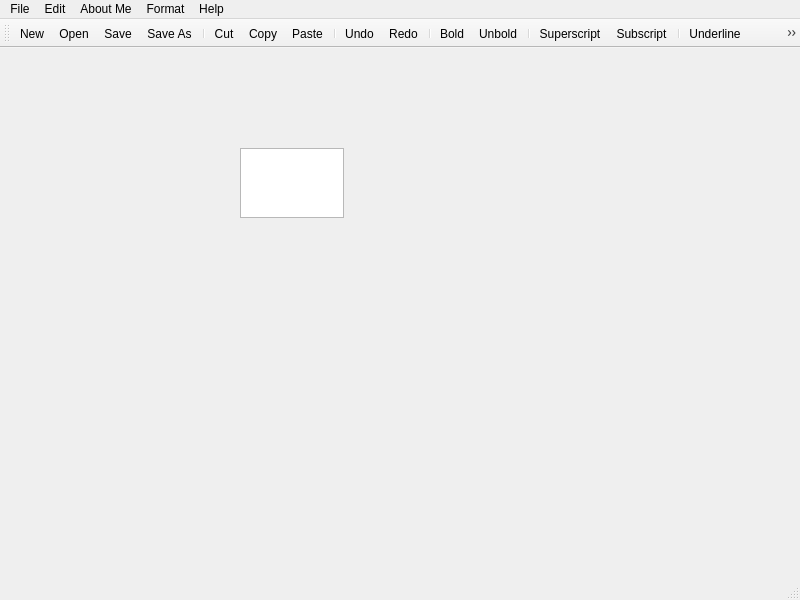
<?xml version="1.0" encoding="UTF-8"?>
<ui version="4.0">
 <class>MainWindow</class>
 <widget class="QMainWindow" name="MainWindow">
  <property name="geometry">
   <rect>
    <x>0</x>
    <y>0</y>
    <width>800</width>
    <height>600</height>
   </rect>
  </property>
  <property name="windowTitle">
   <string>MainWindow</string>
  </property>
  <widget class="QWidget" name="centralwidget">
   <widget class="QTextEdit" name="textEdit">
    <property name="geometry">
     <rect>
      <x>240</x>
      <y>100</y>
      <width>104</width>
      <height>70</height>
     </rect>
    </property>
   </widget>
  </widget>
  <widget class="QMenuBar" name="menubar">
   <property name="geometry">
    <rect>
     <x>0</x>
     <y>0</y>
     <width>800</width>
     <height>22</height>
    </rect>
   </property>
   <widget class="QMenu" name="menuFile">
    <property name="title">
     <string>File</string>
    </property>
    <addaction name="actionNew"/>
    <addaction name="actionOpen"/>
    <addaction name="separator"/>
    <addaction name="actionSave"/>
    <addaction name="actionSave_As"/>
   </widget>
   <widget class="QMenu" name="menuEdit">
    <property name="title">
     <string>Edit</string>
    </property>
    <addaction name="actionCut"/>
    <addaction name="actionCopy"/>
    <addaction name="actionPaste"/>
    <addaction name="separator"/>
    <addaction name="actionUndo"/>
    <addaction name="actionRedo"/>
   </widget>
   <widget class="QMenu" name="menuAbout_Me">
    <property name="title">
     <string>About Me</string>
    </property>
    <addaction name="actionAbout_Me"/>
   </widget>
   <widget class="QMenu" name="menuFormat">
    <property name="title">
     <string>Format</string>
    </property>
    <addaction name="actionBold"/>
    <addaction name="actionUnbold"/>
    <addaction name="actionUnderline"/>
    <addaction name="actionNo_underline"/>
    <addaction name="actionItalics"/>
    <addaction name="actionNormal"/>
    <addaction name="actionSuperscript"/>
    <addaction name="actionSubscript"/>
   </widget>
   <widget class="QMenu" name="menuHelp">
    <property name="title">
     <string>Help</string>
    </property>
    <addaction name="actionHelp"/>
    <addaction name="actionAbout_Textpad"/>
   </widget>
   <addaction name="menuFile"/>
   <addaction name="menuEdit"/>
   <addaction name="menuAbout_Me"/>
   <addaction name="menuFormat"/>
   <addaction name="menuHelp"/>
  </widget>
  <widget class="QStatusBar" name="statusbar"/>
  <widget class="QToolBar" name="toolBar">
   <property name="windowTitle">
    <string>toolBar</string>
   </property>
   <attribute name="toolBarArea">
    <enum>TopToolBarArea</enum>
   </attribute>
   <attribute name="toolBarBreak">
    <bool>false</bool>
   </attribute>
   <addaction name="actionNew"/>
   <addaction name="actionOpen"/>
   <addaction name="actionSave"/>
   <addaction name="actionSave_As"/>
   <addaction name="separator"/>
   <addaction name="actionCut"/>
   <addaction name="actionCopy"/>
   <addaction name="actionPaste"/>
   <addaction name="separator"/>
   <addaction name="actionUndo"/>
   <addaction name="actionRedo"/>
   <addaction name="separator"/>
   <addaction name="actionBold"/>
   <addaction name="actionUnbold"/>
   <addaction name="separator"/>
   <addaction name="actionSuperscript"/>
   <addaction name="actionSubscript"/>
   <addaction name="separator"/>
   <addaction name="actionUnderline"/>
   <addaction name="actionNo_underline"/>
   <addaction name="separator"/>
   <addaction name="actionItalics"/>
   <addaction name="actionNormal"/>
   <addaction name="separator"/>
   <addaction name="actionHelp"/>
   <addaction name="separator"/>
   <addaction name="actionAbout_Me"/>
  </widget>
  <action name="actionNew">
   <property name="icon">
    <iconset resource="Resource.qrc">
     <normaloff>:/rec/img/new.png</normaloff>:/rec/img/new.png</iconset>
   </property>
   <property name="text">
    <string>New</string>
   </property>
  </action>
  <action name="actionOpen">
   <property name="icon">
    <iconset resource="Resource.qrc">
     <normaloff>:/rec/img/share.png</normaloff>:/rec/img/share.png</iconset>
   </property>
   <property name="text">
    <string>Open</string>
   </property>
  </action>
  <action name="actionSave">
   <property name="icon">
    <iconset resource="Resource.qrc">
     <normaloff>:/rec/img/diskette.png</normaloff>:/rec/img/diskette.png</iconset>
   </property>
   <property name="text">
    <string>Save</string>
   </property>
  </action>
  <action name="actionSave_As">
   <property name="icon">
    <iconset resource="Resource.qrc">
     <normaloff>:/rec/img/save-as.png</normaloff>:/rec/img/save-as.png</iconset>
   </property>
   <property name="text">
    <string>Save As</string>
   </property>
  </action>
  <action name="actionCut">
   <property name="icon">
    <iconset resource="Resource.qrc">
     <normaloff>:/rec/img/cut.png</normaloff>:/rec/img/cut.png</iconset>
   </property>
   <property name="text">
    <string>Cut</string>
   </property>
  </action>
  <action name="actionCopy">
   <property name="icon">
    <iconset resource="Resource.qrc">
     <normaloff>:/rec/img/files.png</normaloff>:/rec/img/files.png</iconset>
   </property>
   <property name="text">
    <string>Copy</string>
   </property>
  </action>
  <action name="actionPaste">
   <property name="icon">
    <iconset resource="Resource.qrc">
     <normaloff>:/rec/img/paste.png</normaloff>:/rec/img/paste.png</iconset>
   </property>
   <property name="text">
    <string>Paste</string>
   </property>
  </action>
  <action name="actionUndo">
   <property name="icon">
    <iconset resource="Resource.qrc">
     <normaloff>:/rec/img/undo-arrow.png</normaloff>:/rec/img/undo-arrow.png</iconset>
   </property>
   <property name="text">
    <string>Undo</string>
   </property>
  </action>
  <action name="actionRedo">
   <property name="icon">
    <iconset resource="Resource.qrc">
     <normaloff>:/rec/img/redo-arrow-symbol.png</normaloff>:/rec/img/redo-arrow-symbol.png</iconset>
   </property>
   <property name="text">
    <string>Redo</string>
   </property>
  </action>
  <action name="actionAbout_Me">
   <property name="icon">
    <iconset resource="Resource.qrc">
     <normaloff>:/rec/img/information-button.png</normaloff>:/rec/img/information-button.png</iconset>
   </property>
   <property name="text">
    <string>About Me</string>
   </property>
  </action>
  <action name="actionBold">
   <property name="icon">
    <iconset resource="Resource.qrc">
     <normaloff>:/rec/img/icons8-bold-50.png</normaloff>:/rec/img/icons8-bold-50.png</iconset>
   </property>
   <property name="text">
    <string>Bold</string>
   </property>
  </action>
  <action name="actionUnbold">
   <property name="icon">
    <iconset resource="Resource.qrc">
     <normaloff>:/rec/img/icons8-bold-your-text-field-on-document-file-24.png</normaloff>:/rec/img/icons8-bold-your-text-field-on-document-file-24.png</iconset>
   </property>
   <property name="text">
    <string>Unbold</string>
   </property>
  </action>
  <action name="actionSuperscript">
   <property name="icon">
    <iconset resource="Resource.qrc">
     <normaloff>:/rec/img/icons8-superscript-24.png</normaloff>:/rec/img/icons8-superscript-24.png</iconset>
   </property>
   <property name="text">
    <string>Superscript</string>
   </property>
  </action>
  <action name="actionSubscript">
   <property name="icon">
    <iconset resource="Resource.qrc">
     <normaloff>:/rec/img/icons8-subscript-24.png</normaloff>:/rec/img/icons8-subscript-24.png</iconset>
   </property>
   <property name="text">
    <string>Subscript</string>
   </property>
  </action>
  <action name="actionUnderline">
   <property name="icon">
    <iconset resource="Resource.qrc">
     <normaloff>:/rec/img/icons8-underline-24.png</normaloff>:/rec/img/icons8-underline-24.png</iconset>
   </property>
   <property name="text">
    <string>Underline</string>
   </property>
  </action>
  <action name="actionNo_underline">
   <property name="icon">
    <iconset resource="Resource.qrc">
     <normaloff>:/rec/img/icons8-u-48.png</normaloff>:/rec/img/icons8-u-48.png</iconset>
   </property>
   <property name="text">
    <string>No underline</string>
   </property>
  </action>
  <action name="actionItalics">
   <property name="icon">
    <iconset resource="Resource.qrc">
     <normaloff>:/rec/img/icons8-italic-24.png</normaloff>:/rec/img/icons8-italic-24.png</iconset>
   </property>
   <property name="text">
    <string>Italics</string>
   </property>
  </action>
  <action name="actionNormal">
   <property name="icon">
    <iconset resource="Resource.qrc">
     <normaloff>:/rec/img/icons8-letter-i-26.png</normaloff>:/rec/img/icons8-letter-i-26.png</iconset>
   </property>
   <property name="text">
    <string>No Italic</string>
   </property>
  </action>
  <action name="actionHelp">
   <property name="icon">
    <iconset resource="Resource.qrc">
     <normaloff>:/rec/img/icons8-help-24.png</normaloff>:/rec/img/icons8-help-24.png</iconset>
   </property>
   <property name="text">
    <string>Help</string>
   </property>
  </action>
  <action name="actionAbout_Textpad">
   <property name="icon">
    <iconset resource="Resource.qrc">
     <normaloff>:/rec/img/icons8-about-24.png</normaloff>:/rec/img/icons8-about-24.png</iconset>
   </property>
   <property name="text">
    <string>About Textpad</string>
   </property>
  </action>
 </widget>
 <resources>
  <include location="Resource.qrc"/>
 </resources>
 <connections/>
</ui>
